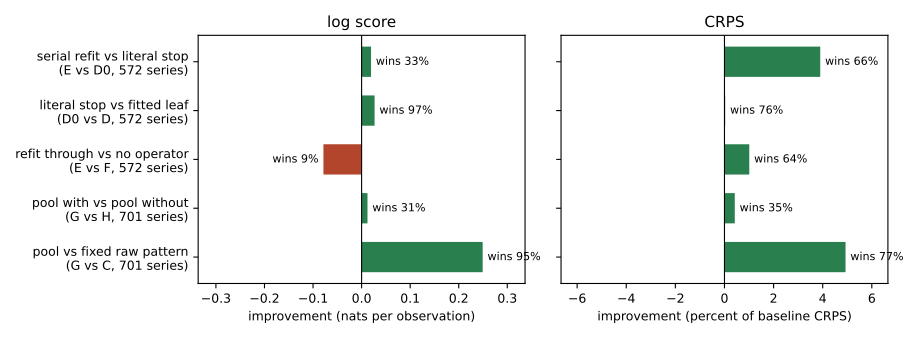

Recreate this plot in Python.
"""Figure for the grammar paper: the five duels under both scoring rules.

Improvement convention in both panels: bars to the right are better for the
first-named config. Log score improvement is the mean difference in nats per
observation. CRPS improvement is the mean per-series CRPS ratio, expressed as
the percent cut, so positive means lower CRPS. Win rates annotate each bar.
Ladder and E-vs-F duels from skaters/benchmarks/grammar_campaign_*.csv (572
series, refetched vintage); pool duels from gaussianize_chain.csv (701 series,
original vintage).
"""
import matplotlib
matplotlib.use("Agg")
import matplotlib.pyplot as plt

DUELS = [
    ("serial refit vs literal stop\n(E vs D0, 572 series)",   +0.0194, 3.90, 33, 66),
    ("literal stop vs fitted leaf\n(D0 vs D, 572 series)",    +0.0267, 0.03, 97, 76),
    ("refit through vs no operator\n(E vs F, 572 series)",    -0.0786, 1.01,  9, 64),
    ("pool with vs pool without\n(G vs H, 701 series)",       +0.0121, 0.42, 31, 35),
    ("pool vs fixed raw pattern\n(G vs C, 701 series)",       +0.2493, 4.93, 95, 77),
]

labels = [d[0] for d in DUELS][::-1]
ll = [d[1] for d in DUELS][::-1]
cr = [d[2] for d in DUELS][::-1]
wll = [d[3] for d in DUELS][::-1]
wcr = [d[4] for d in DUELS][::-1]

fig, (ax1, ax2) = plt.subplots(1, 2, figsize=(9.2, 3.4), sharey=True)
y = range(len(labels))

for ax, vals, wins, title, xlab in (
        (ax1, ll, wll, "log score", "improvement (nats per observation)"),
        (ax2, cr, wcr, "CRPS", "improvement (percent of baseline CRPS)")):
    colors = ["#2a7f4f" if v >= 0 else "#b3452c" for v in vals]
    ax.barh(list(y), vals, color=colors, height=0.62)
    ax.axvline(0.0, color="black", lw=0.8)
    ax.set_title(title, fontsize=11)
    ax.set_xlabel(xlab, fontsize=9)
    ax.tick_params(labelsize=9)
    span = max(abs(v) for v in vals)
    ax.set_xlim(-1.35 * span, 1.35 * span)
    for yi, v, w in zip(y, vals, wins):
        off = 0.04 * span if v >= 0 else -0.04 * span
        ax.text(v + off, yi, f"wins {w}%", va="center",
                ha="left" if v >= 0 else "right", fontsize=8)

ax1.set_yticks(list(y))
ax1.set_yticklabels(labels, fontsize=9)
fig.tight_layout()
fig.savefig(__file__.replace("fig_grammar.py", "fig_grammar.pdf"))
print("fig_grammar.pdf written")
